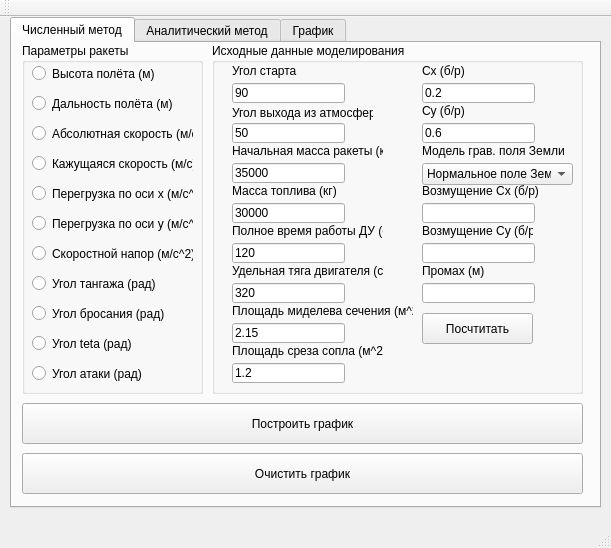
<?xml version="1.0" encoding="UTF-8"?>
<ui version="4.0">
 <class>MainWindow</class>
 <widget class="QMainWindow" name="MainWindow">
  <property name="geometry">
   <rect>
    <x>0</x>
    <y>0</y>
    <width>611</width>
    <height>548</height>
   </rect>
  </property>
  <property name="windowTitle">
   <string>MainWindow</string>
  </property>
  <widget class="QWidget" name="centralWidget">
   <widget class="QTabWidget" name="tabWidget">
    <property name="geometry">
     <rect>
      <x>10</x>
      <y>0</y>
      <width>591</width>
      <height>491</height>
     </rect>
    </property>
    <property name="currentIndex">
     <number>0</number>
    </property>
    <widget class="QWidget" name="tab">
     <attribute name="title">
      <string>Численный метод</string>
     </attribute>
     <widget class="QGroupBox" name="groupBox_3">
      <property name="geometry">
       <rect>
        <x>10</x>
        <y>0</y>
        <width>181</width>
        <height>351</height>
       </rect>
      </property>
      <property name="title">
       <string>Параметры ракеты</string>
      </property>
      <widget class="QRadioButton" name="radioButton_3">
       <property name="geometry">
        <rect>
         <x>10</x>
         <y>80</y>
         <width>161</width>
         <height>21</height>
        </rect>
       </property>
       <property name="text">
        <string>Абсолютная скорость (м/с)</string>
       </property>
      </widget>
      <widget class="QRadioButton" name="radioButton_1">
       <property name="geometry">
        <rect>
         <x>10</x>
         <y>20</y>
         <width>151</width>
         <height>21</height>
        </rect>
       </property>
       <property name="text">
        <string>Высота полёта (м)</string>
       </property>
      </widget>
      <widget class="QRadioButton" name="radioButton_2">
       <property name="geometry">
        <rect>
         <x>10</x>
         <y>50</y>
         <width>151</width>
         <height>21</height>
        </rect>
       </property>
       <property name="text">
        <string>Дальность полёта (м)</string>
       </property>
      </widget>
      <widget class="QRadioButton" name="radioButton_11">
       <property name="geometry">
        <rect>
         <x>10</x>
         <y>320</y>
         <width>161</width>
         <height>21</height>
        </rect>
       </property>
       <property name="text">
        <string>Угол атаки (рад)</string>
       </property>
      </widget>
      <widget class="QRadioButton" name="radioButton_7">
       <property name="geometry">
        <rect>
         <x>10</x>
         <y>200</y>
         <width>161</width>
         <height>21</height>
        </rect>
       </property>
       <property name="text">
        <string>Скоростной напор (м/c^2)</string>
       </property>
      </widget>
      <widget class="QRadioButton" name="radioButton_5">
       <property name="geometry">
        <rect>
         <x>10</x>
         <y>140</y>
         <width>161</width>
         <height>21</height>
        </rect>
       </property>
       <property name="text">
        <string>Перегрузка по оси x (м/c^2)</string>
       </property>
      </widget>
      <widget class="QRadioButton" name="radioButton_6">
       <property name="geometry">
        <rect>
         <x>10</x>
         <y>170</y>
         <width>161</width>
         <height>21</height>
        </rect>
       </property>
       <property name="text">
        <string>Перегрузка по оси y (м/c^2)</string>
       </property>
      </widget>
      <widget class="QRadioButton" name="radioButton_8">
       <property name="geometry">
        <rect>
         <x>10</x>
         <y>230</y>
         <width>161</width>
         <height>21</height>
        </rect>
       </property>
       <property name="text">
        <string>Угол тангажа (рад)</string>
       </property>
      </widget>
      <widget class="QRadioButton" name="radioButton_9">
       <property name="geometry">
        <rect>
         <x>10</x>
         <y>260</y>
         <width>161</width>
         <height>21</height>
        </rect>
       </property>
       <property name="text">
        <string>Угол бросания (рад)</string>
       </property>
      </widget>
      <widget class="QRadioButton" name="radioButton_10">
       <property name="geometry">
        <rect>
         <x>10</x>
         <y>290</y>
         <width>161</width>
         <height>21</height>
        </rect>
       </property>
       <property name="text">
        <string>Угол teta (рад)</string>
       </property>
      </widget>
      <widget class="QRadioButton" name="radioButton_4">
       <property name="geometry">
        <rect>
         <x>10</x>
         <y>110</y>
         <width>161</width>
         <height>21</height>
        </rect>
       </property>
       <property name="text">
        <string>Кажущаяся скорость (м/с)</string>
       </property>
      </widget>
     </widget>
     <widget class="QPushButton" name="pushButton_2">
      <property name="geometry">
       <rect>
        <x>10</x>
        <y>360</y>
        <width>561</width>
        <height>41</height>
       </rect>
      </property>
      <property name="text">
       <string>Построить график</string>
      </property>
     </widget>
     <widget class="QGroupBox" name="groupBox_4">
      <property name="geometry">
       <rect>
        <x>200</x>
        <y>0</y>
        <width>371</width>
        <height>351</height>
       </rect>
      </property>
      <property name="title">
       <string>Исходные данные моделирования</string>
      </property>
      <widget class="QLineEdit" name="lineEdit">
       <property name="geometry">
        <rect>
         <x>20</x>
         <y>40</y>
         <width>113</width>
         <height>20</height>
        </rect>
       </property>
       <property name="text">
        <string>90</string>
       </property>
      </widget>
      <widget class="QLineEdit" name="lineEdit_16">
       <property name="geometry">
        <rect>
         <x>20</x>
         <y>80</y>
         <width>113</width>
         <height>20</height>
        </rect>
       </property>
       <property name="text">
        <string>50</string>
       </property>
      </widget>
      <widget class="QLabel" name="label_19">
       <property name="geometry">
        <rect>
         <x>20</x>
         <y>20</y>
         <width>71</width>
         <height>16</height>
        </rect>
       </property>
       <property name="text">
        <string>Угол старта</string>
       </property>
      </widget>
      <widget class="QLabel" name="label_20">
       <property name="geometry">
        <rect>
         <x>20</x>
         <y>60</y>
         <width>141</width>
         <height>20</height>
        </rect>
       </property>
       <property name="text">
        <string>Угол выхода из атмосферы</string>
       </property>
      </widget>
      <widget class="QLineEdit" name="lineEdit_17">
       <property name="geometry">
        <rect>
         <x>20</x>
         <y>120</y>
         <width>113</width>
         <height>20</height>
        </rect>
       </property>
       <property name="text">
        <string>35000</string>
       </property>
      </widget>
      <widget class="QLineEdit" name="lineEdit_18">
       <property name="geometry">
        <rect>
         <x>20</x>
         <y>160</y>
         <width>113</width>
         <height>20</height>
        </rect>
       </property>
       <property name="text">
        <string>30000</string>
       </property>
      </widget>
      <widget class="QLineEdit" name="lineEdit_19">
       <property name="geometry">
        <rect>
         <x>20</x>
         <y>200</y>
         <width>113</width>
         <height>20</height>
        </rect>
       </property>
       <property name="text">
        <string>120</string>
       </property>
      </widget>
      <widget class="QLineEdit" name="lineEdit_20">
       <property name="geometry">
        <rect>
         <x>20</x>
         <y>240</y>
         <width>113</width>
         <height>20</height>
        </rect>
       </property>
       <property name="text">
        <string>320</string>
       </property>
      </widget>
      <widget class="QLineEdit" name="lineEdit_21">
       <property name="geometry">
        <rect>
         <x>210</x>
         <y>40</y>
         <width>113</width>
         <height>20</height>
        </rect>
       </property>
       <property name="text">
        <string>0.2</string>
       </property>
      </widget>
      <widget class="QLineEdit" name="lineEdit_22">
       <property name="geometry">
        <rect>
         <x>210</x>
         <y>80</y>
         <width>113</width>
         <height>20</height>
        </rect>
       </property>
       <property name="text">
        <string>0.6</string>
       </property>
      </widget>
      <widget class="QLineEdit" name="lineEdit_23">
       <property name="geometry">
        <rect>
         <x>20</x>
         <y>280</y>
         <width>113</width>
         <height>20</height>
        </rect>
       </property>
       <property name="text">
        <string>2.15</string>
       </property>
      </widget>
      <widget class="QLineEdit" name="lineEdit_24">
       <property name="geometry">
        <rect>
         <x>20</x>
         <y>320</y>
         <width>113</width>
         <height>20</height>
        </rect>
       </property>
       <property name="text">
        <string>1.2</string>
       </property>
      </widget>
      <widget class="QLabel" name="label_21">
       <property name="geometry">
        <rect>
         <x>20</x>
         <y>100</y>
         <width>151</width>
         <height>16</height>
        </rect>
       </property>
       <property name="text">
        <string>Начальная масса ракеты (кг)</string>
       </property>
      </widget>
      <widget class="QLabel" name="label_22">
       <property name="geometry">
        <rect>
         <x>20</x>
         <y>140</y>
         <width>111</width>
         <height>16</height>
        </rect>
       </property>
       <property name="text">
        <string>Масса топлива (кг)</string>
       </property>
      </widget>
      <widget class="QLabel" name="label_23">
       <property name="geometry">
        <rect>
         <x>20</x>
         <y>180</y>
         <width>151</width>
         <height>16</height>
        </rect>
       </property>
       <property name="text">
        <string>Полное время работы ДУ (с)</string>
       </property>
      </widget>
      <widget class="QLabel" name="label_24">
       <property name="geometry">
        <rect>
         <x>20</x>
         <y>220</y>
         <width>151</width>
         <height>16</height>
        </rect>
       </property>
       <property name="text">
        <string>Удельная тяга двигателя (с)</string>
       </property>
      </widget>
      <widget class="QLabel" name="label_25">
       <property name="geometry">
        <rect>
         <x>210</x>
         <y>20</y>
         <width>71</width>
         <height>16</height>
        </rect>
       </property>
       <property name="text">
        <string>Cx (б/р)</string>
       </property>
      </widget>
      <widget class="QLabel" name="label_26">
       <property name="geometry">
        <rect>
         <x>210</x>
         <y>60</y>
         <width>71</width>
         <height>16</height>
        </rect>
       </property>
       <property name="text">
        <string>Cy (б/р)</string>
       </property>
      </widget>
      <widget class="QLabel" name="label_27">
       <property name="geometry">
        <rect>
         <x>20</x>
         <y>260</y>
         <width>181</width>
         <height>16</height>
        </rect>
       </property>
       <property name="text">
        <string>Площадь миделева сечения (м^2)</string>
       </property>
      </widget>
      <widget class="QLabel" name="label_28">
       <property name="geometry">
        <rect>
         <x>20</x>
         <y>300</y>
         <width>151</width>
         <height>16</height>
        </rect>
       </property>
       <property name="text">
        <string>Площадь среза сопла (м^2)</string>
       </property>
      </widget>
      <widget class="QLineEdit" name="lineEdit_25">
       <property name="geometry">
        <rect>
         <x>210</x>
         <y>160</y>
         <width>113</width>
         <height>20</height>
        </rect>
       </property>
       <property name="text">
        <string/>
       </property>
      </widget>
      <widget class="QLineEdit" name="lineEdit_26">
       <property name="geometry">
        <rect>
         <x>210</x>
         <y>200</y>
         <width>113</width>
         <height>20</height>
        </rect>
       </property>
       <property name="text">
        <string/>
       </property>
      </widget>
      <widget class="QLabel" name="label_29">
       <property name="geometry">
        <rect>
         <x>210</x>
         <y>140</y>
         <width>121</width>
         <height>16</height>
        </rect>
       </property>
       <property name="text">
        <string>Возмущение Cx (б/р)</string>
       </property>
      </widget>
      <widget class="QLabel" name="label_30">
       <property name="geometry">
        <rect>
         <x>210</x>
         <y>180</y>
         <width>111</width>
         <height>16</height>
        </rect>
       </property>
       <property name="text">
        <string>Возмущение Cy (б/р)</string>
       </property>
      </widget>
      <widget class="QComboBox" name="comboBox">
       <property name="geometry">
        <rect>
         <x>210</x>
         <y>120</y>
         <width>151</width>
         <height>22</height>
        </rect>
       </property>
       <item>
        <property name="text">
         <string>Нормальное поле Земли</string>
        </property>
       </item>
       <item>
        <property name="text">
         <string>Центральное поле Земли</string>
        </property>
       </item>
       <item>
        <property name="text">
         <string>Однородное поле Земли</string>
        </property>
       </item>
      </widget>
      <widget class="QLineEdit" name="lineEdit_27">
       <property name="geometry">
        <rect>
         <x>210</x>
         <y>240</y>
         <width>113</width>
         <height>20</height>
        </rect>
       </property>
       <property name="text">
        <string/>
       </property>
      </widget>
      <widget class="QLabel" name="label_31">
       <property name="geometry">
        <rect>
         <x>210</x>
         <y>220</y>
         <width>91</width>
         <height>16</height>
        </rect>
       </property>
       <property name="text">
        <string>Промах (м)</string>
       </property>
      </widget>
      <widget class="QLabel" name="label_32">
       <property name="geometry">
        <rect>
         <x>210</x>
         <y>100</y>
         <width>161</width>
         <height>16</height>
        </rect>
       </property>
       <property name="text">
        <string>Модель грав. поля Земли</string>
       </property>
      </widget>
      <widget class="QPushButton" name="pushButton_4">
       <property name="geometry">
        <rect>
         <x>210</x>
         <y>270</y>
         <width>111</width>
         <height>31</height>
        </rect>
       </property>
       <property name="text">
        <string>Посчтитать</string>
       </property>
      </widget>
     </widget>
     <widget class="QPushButton" name="pushButton_3">
      <property name="geometry">
       <rect>
        <x>10</x>
        <y>410</y>
        <width>561</width>
        <height>41</height>
       </rect>
      </property>
      <property name="text">
       <string>Очистить график</string>
      </property>
     </widget>
    </widget>
    <widget class="QWidget" name="tab_2">
     <attribute name="title">
      <string>Аналитический метод</string>
     </attribute>
     <widget class="QGroupBox" name="groupBox_2">
      <property name="geometry">
       <rect>
        <x>230</x>
        <y>0</y>
        <width>351</width>
        <height>401</height>
       </rect>
      </property>
      <property name="title">
       <string>Параметры орбиты</string>
      </property>
      <widget class="QLabel" name="label_18">
       <property name="geometry">
        <rect>
         <x>20</x>
         <y>40</y>
         <width>141</width>
         <height>16</height>
        </rect>
       </property>
       <property name="text">
        <string/>
       </property>
      </widget>
      <widget class="QLabel" name="label_17">
       <property name="geometry">
        <rect>
         <x>20</x>
         <y>20</y>
         <width>91</width>
         <height>16</height>
        </rect>
       </property>
       <property name="text">
        <string>Тип траектории:</string>
       </property>
      </widget>
      <widget class="QLabel" name="label_5">
       <property name="geometry">
        <rect>
         <x>20</x>
         <y>60</y>
         <width>111</width>
         <height>16</height>
        </rect>
       </property>
       <property name="text">
        <string>Эксцентриситет (б/р)</string>
       </property>
      </widget>
      <widget class="QLineEdit" name="lineEdit_5">
       <property name="geometry">
        <rect>
         <x>20</x>
         <y>80</y>
         <width>113</width>
         <height>20</height>
        </rect>
       </property>
      </widget>
      <widget class="QLabel" name="label_6">
       <property name="geometry">
        <rect>
         <x>20</x>
         <y>100</y>
         <width>131</width>
         <height>16</height>
        </rect>
       </property>
       <property name="text">
        <string>Фокальный параметр (м)</string>
       </property>
      </widget>
      <widget class="QLineEdit" name="lineEdit_6">
       <property name="geometry">
        <rect>
         <x>20</x>
         <y>120</y>
         <width>113</width>
         <height>20</height>
        </rect>
       </property>
      </widget>
      <widget class="QLabel" name="label_8">
       <property name="geometry">
        <rect>
         <x>20</x>
         <y>140</y>
         <width>131</width>
         <height>16</height>
        </rect>
       </property>
       <property name="text">
        <string>Угловая дальность (рад)</string>
       </property>
      </widget>
      <widget class="QLineEdit" name="lineEdit_7">
       <property name="geometry">
        <rect>
         <x>20</x>
         <y>160</y>
         <width>113</width>
         <height>20</height>
        </rect>
       </property>
      </widget>
      <widget class="QLabel" name="label_9">
       <property name="geometry">
        <rect>
         <x>20</x>
         <y>180</y>
         <width>91</width>
         <height>16</height>
        </rect>
       </property>
       <property name="text">
        <string>Время полёта (с)</string>
       </property>
      </widget>
      <widget class="QLineEdit" name="lineEdit_8">
       <property name="geometry">
        <rect>
         <x>20</x>
         <y>200</y>
         <width>113</width>
         <height>20</height>
        </rect>
       </property>
      </widget>
      <widget class="QLabel" name="label_10">
       <property name="geometry">
        <rect>
         <x>20</x>
         <y>220</y>
         <width>141</width>
         <height>16</height>
        </rect>
       </property>
       <property name="text">
        <string>Энергетич. параметр (б/р)</string>
       </property>
      </widget>
      <widget class="QLineEdit" name="lineEdit_9">
       <property name="geometry">
        <rect>
         <x>20</x>
         <y>240</y>
         <width>113</width>
         <height>20</height>
        </rect>
       </property>
      </widget>
      <widget class="QLabel" name="label_11">
       <property name="geometry">
        <rect>
         <x>200</x>
         <y>20</y>
         <width>111</width>
         <height>16</height>
        </rect>
       </property>
       <property name="text">
        <string>Большая полуось (м)</string>
       </property>
      </widget>
      <widget class="QLineEdit" name="lineEdit_10">
       <property name="geometry">
        <rect>
         <x>200</x>
         <y>40</y>
         <width>113</width>
         <height>20</height>
        </rect>
       </property>
      </widget>
      <widget class="QLabel" name="label_12">
       <property name="geometry">
        <rect>
         <x>200</x>
         <y>60</y>
         <width>101</width>
         <height>16</height>
        </rect>
       </property>
       <property name="text">
        <string>Малая полуось (м)</string>
       </property>
      </widget>
      <widget class="QLineEdit" name="lineEdit_11">
       <property name="geometry">
        <rect>
         <x>200</x>
         <y>80</y>
         <width>113</width>
         <height>20</height>
        </rect>
       </property>
      </widget>
      <widget class="QLabel" name="label_13">
       <property name="geometry">
        <rect>
         <x>200</x>
         <y>100</y>
         <width>121</width>
         <height>16</height>
        </rect>
       </property>
       <property name="text">
        <string>Скорость прихода (м/с)</string>
       </property>
      </widget>
      <widget class="QLineEdit" name="lineEdit_12">
       <property name="geometry">
        <rect>
         <x>200</x>
         <y>120</y>
         <width>113</width>
         <height>20</height>
        </rect>
       </property>
      </widget>
      <widget class="QLabel" name="label_14">
       <property name="geometry">
        <rect>
         <x>200</x>
         <y>140</y>
         <width>101</width>
         <height>16</height>
        </rect>
       </property>
       <property name="text">
        <string>Апогей (м)</string>
       </property>
      </widget>
      <widget class="QLineEdit" name="lineEdit_13">
       <property name="geometry">
        <rect>
         <x>200</x>
         <y>160</y>
         <width>113</width>
         <height>20</height>
        </rect>
       </property>
      </widget>
      <widget class="QLabel" name="label_15">
       <property name="geometry">
        <rect>
         <x>200</x>
         <y>180</y>
         <width>101</width>
         <height>16</height>
        </rect>
       </property>
       <property name="text">
        <string>Перегей (м)</string>
       </property>
      </widget>
      <widget class="QLineEdit" name="lineEdit_14">
       <property name="geometry">
        <rect>
         <x>200</x>
         <y>200</y>
         <width>113</width>
         <height>20</height>
        </rect>
       </property>
      </widget>
      <widget class="QLabel" name="label_16">
       <property name="geometry">
        <rect>
         <x>200</x>
         <y>220</y>
         <width>141</width>
         <height>16</height>
        </rect>
       </property>
       <property name="text">
        <string>Сферическая дальность (м)</string>
       </property>
      </widget>
      <widget class="QLineEdit" name="lineEdit_15">
       <property name="geometry">
        <rect>
         <x>200</x>
         <y>240</y>
         <width>113</width>
         <height>20</height>
        </rect>
       </property>
      </widget>
     </widget>
     <widget class="QGroupBox" name="groupBox">
      <property name="geometry">
       <rect>
        <x>10</x>
        <y>0</y>
        <width>211</width>
        <height>191</height>
       </rect>
      </property>
      <property name="title">
       <string>Исходные данные на ПУТ</string>
      </property>
      <widget class="QLabel" name="label">
       <property name="geometry">
        <rect>
         <x>20</x>
         <y>20</y>
         <width>61</width>
         <height>16</height>
        </rect>
       </property>
       <property name="text">
        <string>&lt;html&gt;&lt;head/&gt;&lt;body&gt;&lt;p&gt;Радиус (м)&lt;/p&gt;&lt;/body&gt;&lt;/html&gt;</string>
       </property>
      </widget>
      <widget class="QLineEdit" name="lineEdit_1">
       <property name="geometry">
        <rect>
         <x>20</x>
         <y>40</y>
         <width>113</width>
         <height>20</height>
        </rect>
       </property>
       <property name="text">
        <string/>
       </property>
      </widget>
      <widget class="QLabel" name="label_2">
       <property name="geometry">
        <rect>
         <x>20</x>
         <y>60</y>
         <width>81</width>
         <height>16</height>
        </rect>
       </property>
       <property name="text">
        <string>Скорость (м/с)</string>
       </property>
      </widget>
      <widget class="QLineEdit" name="lineEdit_2">
       <property name="geometry">
        <rect>
         <x>20</x>
         <y>80</y>
         <width>113</width>
         <height>20</height>
        </rect>
       </property>
       <property name="text">
        <string/>
       </property>
      </widget>
      <widget class="QLabel" name="label_3">
       <property name="geometry">
        <rect>
         <x>20</x>
         <y>100</y>
         <width>111</width>
         <height>16</height>
        </rect>
       </property>
       <property name="text">
        <string>&lt;html&gt;&lt;head/&gt;&lt;body&gt;&lt;p&gt;Начальное время (с)&lt;/p&gt;&lt;/body&gt;&lt;/html&gt;</string>
       </property>
      </widget>
      <widget class="QLineEdit" name="lineEdit_3">
       <property name="geometry">
        <rect>
         <x>20</x>
         <y>120</y>
         <width>113</width>
         <height>20</height>
        </rect>
       </property>
       <property name="text">
        <string/>
       </property>
      </widget>
      <widget class="QLabel" name="label_4">
       <property name="geometry">
        <rect>
         <x>20</x>
         <y>140</y>
         <width>111</width>
         <height>16</height>
        </rect>
       </property>
       <property name="text">
        <string>&lt;html&gt;&lt;head/&gt;&lt;body&gt;&lt;p&gt;Угол бросания (град)&lt;/p&gt;&lt;/body&gt;&lt;/html&gt;</string>
       </property>
      </widget>
      <widget class="QLineEdit" name="lineEdit_4">
       <property name="geometry">
        <rect>
         <x>20</x>
         <y>160</y>
         <width>113</width>
         <height>20</height>
        </rect>
       </property>
       <property name="text">
        <string/>
       </property>
      </widget>
     </widget>
     <widget class="QPushButton" name="pushButton">
      <property name="geometry">
       <rect>
        <x>230</x>
        <y>410</y>
        <width>351</width>
        <height>41</height>
       </rect>
      </property>
      <property name="text">
       <string>Посчитать</string>
      </property>
      <property name="checkable">
       <bool>false</bool>
      </property>
     </widget>
     <widget class="QGroupBox" name="groupBox_5">
      <property name="geometry">
       <rect>
        <x>10</x>
        <y>190</y>
        <width>211</width>
        <height>211</height>
       </rect>
      </property>
      <property name="title">
       <string>Анализ погрешности Кеплера</string>
      </property>
      <widget class="QLabel" name="label_33">
       <property name="geometry">
        <rect>
         <x>10</x>
         <y>20</y>
         <width>201</width>
         <height>16</height>
        </rect>
       </property>
       <property name="text">
        <string>Расхождение по сферич. дальности (м)</string>
       </property>
      </widget>
      <widget class="QLineEdit" name="lineEdit_28">
       <property name="geometry">
        <rect>
         <x>10</x>
         <y>40</y>
         <width>113</width>
         <height>20</height>
        </rect>
       </property>
       <property name="text">
        <string/>
       </property>
      </widget>
      <widget class="QLabel" name="label_34">
       <property name="geometry">
        <rect>
         <x>10</x>
         <y>60</y>
         <width>201</width>
         <height>16</height>
        </rect>
       </property>
       <property name="text">
        <string>Расхождение по угл. дальности (рад)</string>
       </property>
      </widget>
      <widget class="QLineEdit" name="lineEdit_29">
       <property name="geometry">
        <rect>
         <x>10</x>
         <y>80</y>
         <width>113</width>
         <height>20</height>
        </rect>
       </property>
       <property name="text">
        <string/>
       </property>
      </widget>
      <widget class="QLabel" name="label_35">
       <property name="geometry">
        <rect>
         <x>10</x>
         <y>100</y>
         <width>161</width>
         <height>16</height>
        </rect>
       </property>
       <property name="text">
        <string>Расхождение по времени (с)</string>
       </property>
      </widget>
      <widget class="QLineEdit" name="lineEdit_30">
       <property name="geometry">
        <rect>
         <x>10</x>
         <y>120</y>
         <width>113</width>
         <height>20</height>
        </rect>
       </property>
       <property name="text">
        <string/>
       </property>
      </widget>
      <widget class="QLabel" name="label_36">
       <property name="geometry">
        <rect>
         <x>10</x>
         <y>140</y>
         <width>171</width>
         <height>16</height>
        </rect>
       </property>
       <property name="text">
        <string>Расхождение по скорость (м/с)</string>
       </property>
      </widget>
      <widget class="QLineEdit" name="lineEdit_31">
       <property name="geometry">
        <rect>
         <x>10</x>
         <y>160</y>
         <width>113</width>
         <height>20</height>
        </rect>
       </property>
       <property name="text">
        <string/>
       </property>
      </widget>
     </widget>
     <widget class="QPushButton" name="pushButton_6">
      <property name="geometry">
       <rect>
        <x>10</x>
        <y>410</y>
        <width>211</width>
        <height>41</height>
       </rect>
      </property>
      <property name="text">
       <string>Посчитать</string>
      </property>
      <property name="checkable">
       <bool>false</bool>
      </property>
     </widget>
    </widget>
    <widget class="QWidget" name="tab_3">
     <attribute name="title">
      <string>График</string>
     </attribute>
     <widget class="QCustomPlot" name="widget" native="true">
      <property name="geometry">
       <rect>
        <x>10</x>
        <y>10</y>
        <width>561</width>
        <height>391</height>
       </rect>
      </property>
     </widget>
     <widget class="QPushButton" name="pushButton_5">
      <property name="geometry">
       <rect>
        <x>10</x>
        <y>410</y>
        <width>571</width>
        <height>41</height>
       </rect>
      </property>
      <property name="text">
       <string>Сохранить результаты моделирования</string>
      </property>
     </widget>
    </widget>
   </widget>
  </widget>
  <widget class="QMenuBar" name="menuBar">
   <property name="geometry">
    <rect>
     <x>0</x>
     <y>0</y>
     <width>611</width>
     <height>20</height>
    </rect>
   </property>
  </widget>
  <widget class="QToolBar" name="mainToolBar">
   <attribute name="toolBarArea">
    <enum>TopToolBarArea</enum>
   </attribute>
   <attribute name="toolBarBreak">
    <bool>false</bool>
   </attribute>
  </widget>
  <widget class="QStatusBar" name="statusBar"/>
 </widget>
 <layoutdefault spacing="6" margin="11"/>
 <customwidgets>
  <customwidget>
   <class>QCustomPlot</class>
   <extends>QWidget</extends>
   <header>qcustomplot.h</header>
   <container>1</container>
  </customwidget>
 </customwidgets>
 <resources/>
 <connections/>
</ui>
